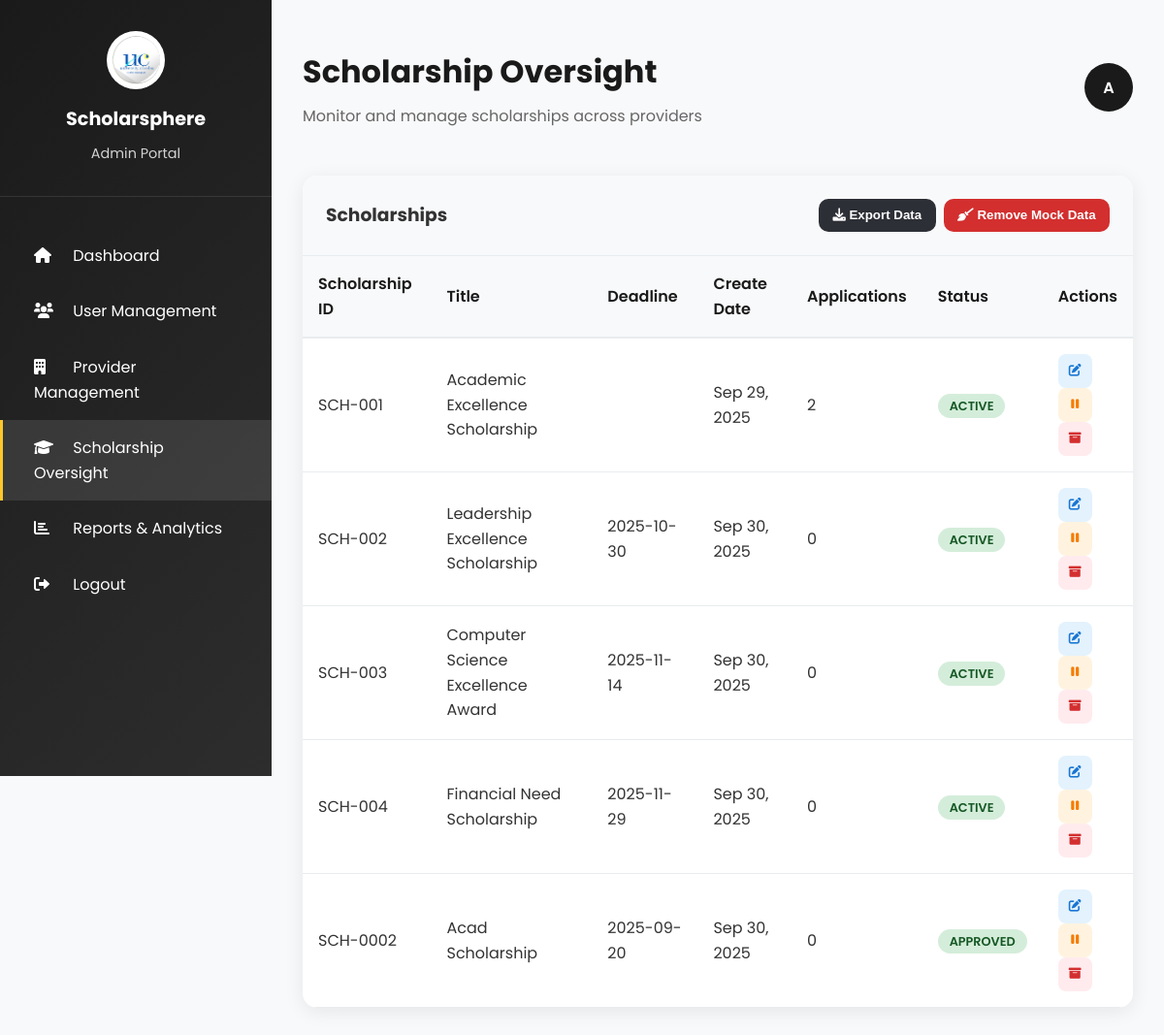
The app's page /admin/scholarships (signed in), older data.
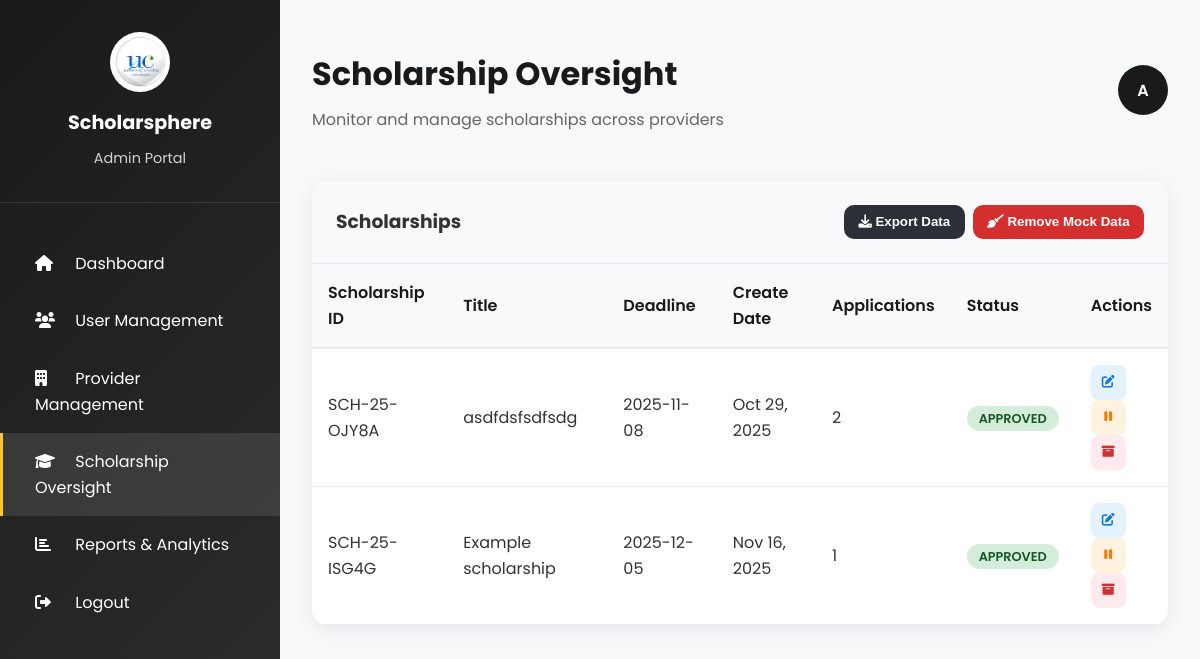
The same page, newer data.
### app.py (models this page shows)
class Scholarship(db.Model):
    __tablename__ = 'scholarships'
    id = db.Column(db.Integer, primary_key=True)
    code = db.Column(db.String(50), unique=True, nullable=False)
    title = db.Column(db.String(255), nullable=False)
    description = db.Column(db.Text, nullable=True)
    provider_id = db.Column(db.Integer, db.ForeignKey('users.id'), nullable=False)
    status = db.Column(db.String(20), nullable=False, default='draft')  # draft, approved, active, closed
    deadline = db.Column(db.Date, nullable=True)
    amount = db.Column(db.String(100), nullable=True)  # e.g., "₱50,000 per semester"
    requirements = db.Column(db.Text, nullable=True)
    applications_count = db.Column(db.Integer, nullable=False, default=0)
    pending_count = db.Column(db.Integer, nullable=False, default=0)
    approved_count = db.Column(db.Integer, nullable=False, default=0)
    disapproved_count = db.Column(db.Integer, nullable=False, default=0)
    created_at = db.Column(db.DateTime, nullable=False, default=datetime.utcnow)
    updated_at = db.Column(db.DateTime, onupdate=datetime.utcnow)
    is_active = db.Column(db.Boolean, nullable=False, default=True)
    provider = db.relationship('User', backref='scholarships')
    applications = db.relationship('ScholarshipApplication', backref='scholarship', lazy='dynamic')

### admin/routes.py (the view)
@admin_bp.route('/scholarships')
@login_required
def scholarships():
    if current_user.role != 'admin':
        flash('Access denied. Admin access required.', 'error')
        return redirect(url_for('index'))
    result = db.session.execute(text("""
        SELECT s.id, s.code, s.title, s.deadline, s.created_at,
               COALESCE(app_counts.app_count, 0) as applications_count,
               s.status, u.organization
        FROM scholarships s
        LEFT JOIN users u ON u.id = s.provider_id
        LEFT JOIN (
            SELECT scholarship_id, COUNT(*) as app_count
            FROM scholarship_applications
            WHERE COALESCE(is_active, 1) = 1
            GROUP BY scholarship_id
        ) app_counts ON app_counts.scholarship_id = s.id
        WHERE COALESCE(s.is_active, 1) = 1
        ORDER BY s.id ASC
    """))
    rows = result.fetchall()
    def map_row(r):
        created = r[4]
        if created:
            if isinstance(created, str):
                try:
                    created_fmt = datetime.fromisoformat(created.replace('Z','+00:00')).strftime('%b %d, %Y')
                except Exception:
                    created_fmt = created
            else:
                created_fmt = created.strftime('%b %d, %Y') if hasattr(created, 'strftime') else str(created)
        else:
            created_fmt = ''
        return {
            'id': r[1] or f"SCH-{r[0]:03d}",
            'title': r[2],
            'deadline': r[3] or '',
            'created_date': created_fmt,
            'applications': r[5] or 0,
            'status': (r[6] or '').title(),
            'provider': r[7] or '—',
            'pk': r[0],
        }
    scholarships_data = [map_row(r) for r in rows]
    return render_template('admin/scholarships.html', scholarships=scholarships_data)

### app.py (called while the page is built)
@login_manager.user_loader
def load_user(user_id):
    return db.session.get(User, int(user_id))

### templates/admin/scholarships.html (shortened to what this page needs)
{% extends "base.html" %}
{% block content %}
<div class="dashboard-container">
  <div class="sidebar">
    <div class="sidebar-header">
      <div class="sidebar-logo">
        <img src="{{ url_for('static', filename='images/uc-logo.png') }}" alt="UC Logo">
      </div>
      <div class="sidebar-brand">Scholarsphere</div>
      <div class="sidebar-subtitle">Admin Portal</div>
    </div>
    <nav class="sidebar-nav">
      <div class="nav-item" onclick="window.location.href='{{ url_for('admin.dashboard') }}'"><i class="fas fa-home"></i> Dashboard</div>
      <div class="nav-item" onclick="window.location.href='{{ url_for('admin.users') }}'"><i class="fas fa-users"></i> User Management</div>
      <div class="nav-item" onclick="window.location.href='{{ url_for('admin.providers') }}'"><i class="fas fa-building"></i> Provider Management</div>
      <div class="nav-item active"><i class="fas fa-graduation-cap"></i> Scholarship Oversight</div>
      <div class="nav-item" onclick="window.location.href='{{ url_for('admin.reports') }}'"><i class="fas fa-chart-bar"></i> Reports & Analytics</div>
      <div class="nav-item" onclick="window.location.href='{{ url_for('logout') }}'"><i class="fas fa-sign-out-alt"></i> Logout</div>
    </nav>
  </div>
  <div class="main-content">
    <div class="top-bar">
      <div class="welcome-text">
        <h1>Scholarship Oversight</h1>
        <p>Monitor and manage scholarships across providers</p>
      </div>
      <div class="user-menu"><div class="user-avatar">A</div></div>
    </div>
    <div class="table-container">
      <div class="table-header">
        <h3>Scholarships</h3>
        <div style="display:flex; gap:.5rem;">
          <button class="export-btn" onclick="exportData()"><i class="fas fa-download"></i> Export Data</button>
          <button class="export-btn" style="background:#d32f2f;" onclick="cleanupMock()"><i class="fas fa-broom"></i> Remove Mock Data</button>
        </div>
      </div>
      {% if scholarships and scholarships|length > 0 %}
      <table class="scholarships-table">
          <thead>
            <tr>
              <th>Scholarship ID</th>
              <th>Title</th>
              <th>Deadline</th>
              <th>Create Date</th>
              <th>Applications</th>
              <th>Status</th>
              <th>Actions</th>
            </tr>
          </thead>
          <tbody>
            {% for s in scholarships %}
            <tr>
              <td>{{ s.id }}</td>
              <td>{{ s.title }}</td>
              <td>{{ s.deadline }}</td>
              <td>{{ s.created_date }}</td>
              <td>{{ s.applications }}</td>
              <td>
                {% set st = s.status|lower %}
                <span class="status-badge status-{{ st }}">{{ s.status }}</span>
              </td>
              <td>
                <div class="actions">
                  <button class="action-btn btn-edit" onclick="editScholarship({{ s.pk }})" title="Edit"><i class="fas fa-edit"></i></button>
                  {% if s.status|lower != 'suspended' %}
                  <button class="action-btn btn-suspend" onclick="setStatus({{ s.pk }}, 'suspended')" title="Suspend"><i class="fas fa-pause"></i></button>
                  {% else %}
                  <button class="action-btn btn-suspend" onclick="setStatus({{ s.pk }}, 'approved')" title="Unsuspend"><i class="fas fa-play"></i></button>
                  {% endif %}
                  <button class="action-btn btn-archive" onclick="setStatus({{ s.pk }}, 'archived')" title="Archive"><i class="fas fa-archive"></i></button>
                </div>
              </td>
            </tr>
            {% endfor %}
          </tbody>
      </table>
      {% endif %}
    </div>
    </div>
  </div>
{% endblock %}

### templates/base.html (shortened to what this page needs)
<!DOCTYPE html>
<html lang="en">
<head>
    <link rel="stylesheet" href="{{ url_for('static', filename='css/main.css') }}">
    <link rel="stylesheet" href="{{ url_for('static', filename='css/auth.css') }}">
    <link rel="stylesheet" href="https://cdnjs.cloudflare.com/ajax/libs/font-awesome/6.0.0/css/all.min.css">
</head>
<body>
    <main>
        {% block content %}{% endblock %}
    </main>
</body>
</html>

### static/css/main.css (style rules this page uses)
* { margin: 0; padding: 0; box-sizing: border-box; }
body { font-family: 'Poppins', sans-serif; line-height: 1.6; color: #333; background-color: #f8f9fa; }
.status-badge { padding: 0.25rem 0.75rem; border-radius: 20px; font-size: 0.8rem; font-weight: 500; text-transform: uppercase; }
.status-approved { background: #d4edda; color: #155724; }

### templates/admin/scholarships.html (style rules this page uses)
.dashboard-container { display:flex; min-height:100vh; }
.sidebar { width:280px; background: linear-gradient(135deg, #1a1a1a 0%, #2d2d2d 100%); color:#fff; padding:2rem 0; position:fixed; height:100vh; overflow-y:auto; }
.sidebar-header { text-align:center; padding:0 2rem 2rem 2rem; border-bottom:1px solid rgba(255,255,255,0.1); }
.sidebar-logo { width:60px; height:60px; background:#fff; border-radius:50%; margin:0 auto 1rem; display:flex; align-items:center; justify-content:center; overflow:hidden; }
.sidebar-logo img { width:50px; height:50px; object-fit:cover; border-radius:50%; }
.sidebar-brand { font-size:1.2rem; font-weight:700; margin-bottom:.5rem; }
.sidebar-subtitle { font-size:.9rem; opacity:.8; }
.sidebar-nav { padding:2rem 0; }
.nav-item { padding:1rem 2rem; cursor:pointer; transition:background .3s; border-left:3px solid transparent; }
.nav-item:hover, .nav-item.active { background:rgba(255,255,255,0.1); border-left-color:#ffc72c; }
.nav-item i { margin-right:1rem; width:20px; }
.main-content { flex:1; margin-left:280px; padding:2rem; }
.top-bar { display:flex; justify-content:space-between; align-items:center; margin-bottom:2rem; padding:1rem 0; }
.welcome-text h1 { font-size:2rem; color:#1a1a1a; margin-bottom:.5rem; }
.welcome-text p { color:#666; }
.user-menu { display:flex; align-items:center; gap:1rem; }
.user-avatar { width:50px; height:50px; border-radius:50%; background:#1a1a1a; display:flex; align-items:center; justify-content:center; color:#fff; font-weight:600; }
.table-container { background:#fff; border-radius:15px; box-shadow:0 4px 20px rgba(0,0,0,0.08); overflow:hidden; }
.table-header { padding:1.5rem; border-bottom:1px solid #e9ecef; background:#f8f9fa; display:flex; justify-content:space-between; align-items:center; }
.export-btn { background:#2d2f36; color:#fff; border:none; padding:.6rem .9rem; border-radius:10px; font-weight:600; cursor:pointer; }
.scholarships-table { width:100%; border-collapse:collapse; }
.scholarships-table th { background:#f8f9fa; padding:1rem; text-align:left; font-weight:600; color:#1a1a1a; border-bottom:2px solid #e9ecef; }
.scholarships-table td { padding:1rem; border-bottom:1px solid #e9ecef; vertical-align:middle; }
.status-badge { padding:.25rem .75rem; border-radius:15px; font-size:.8rem; font-weight:600; text-transform:uppercase; }
.status-approved { background:#d4edda; color:#155724; }
.action-btn { padding:.5rem; border:none; border-radius:8px; cursor:pointer; font-size:.8rem; transition:all .3s; display:flex; align-items:center; justify-content:center; width:35px; height:35px; }
.btn-edit { background:#e3f2fd; color:#1976d2; }
.btn-suspend { background:#fff3e0; color:#f57c00; }
.btn-archive { background:#ffebee; color:#d32f2f; }

Row changes from the older to the newer data that the page shows:
removed Scholarship: id "SCH-001", title "Academic Excellence Scholarship", created_date "Sep 29, 2025", applications "2", status "ACTIVE"
removed Scholarship: id "SCH-002", title "Leadership Excellence Scholarship", deadline "2025-10-30", created_date "Sep 30, 2025", applications "0", status "ACTIVE"
removed Scholarship: id "SCH-003", title "Computer Science Excellence Award", deadline "2025-11-14", created_date "Sep 30, 2025", applications "0", status "ACTIVE"
removed Scholarship: id "SCH-004", title "Financial Need Scholarship", deadline "2025-11-29", created_date "Sep 30, 2025", applications "0", status "ACTIVE"
removed Scholarship: id "SCH-0002", title "Acad Scholarship", deadline "2025-09-20", created_date "Sep 30, 2025", applications "0", status "APPROVED"
added Scholarship: id "SCH-25-OJY8A", title "asdfdsfsdfsdg", deadline "2025-11-08", created_date "Oct 29, 2025", applications "2", status "APPROVED"
added Scholarship: id "SCH-25-ISG4G", title "Example scholarship", deadline "2025-12-05", created_date "Nov 16, 2025", applications "1", status "APPROVED"
